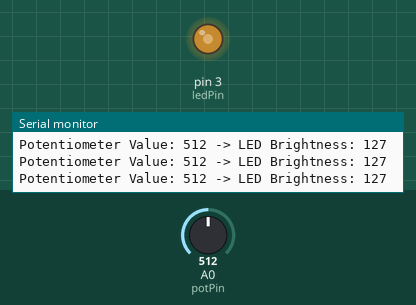
This sketch was run on a simulated Arduino Uno, built with avr-gcc and run on an emulated ATmega328P. Shown: output pins drawn as LEDs (lit = HIGH), the last lines printed to the serial monitor. The test bench sets the inputs (shaded band); at power-on: A0 (potPin) = 512.

Above: at 1.2 s.
1.3 s: A0 (potPin) set to 420
At 2.0 s:
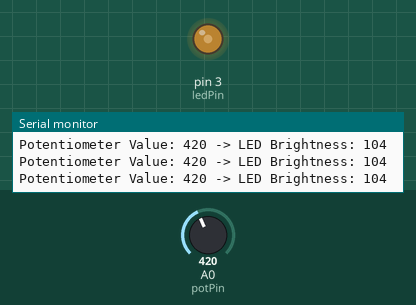
4.3 s: A0 (potPin) set to 393
At 4.8 s:
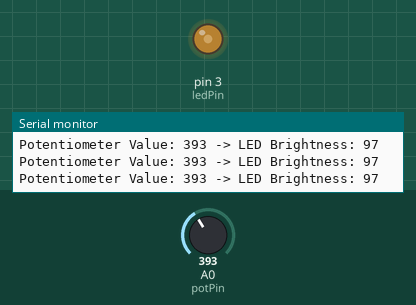
7.3 s: A0 (potPin) set to 716
At 7.8 s:
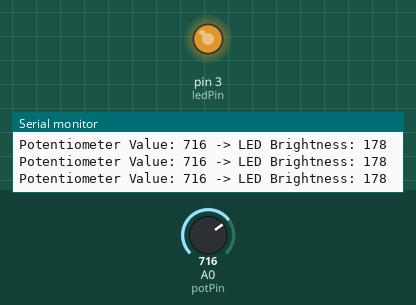
8.8 s: A0 (potPin) set to 992
At 10.0 s:
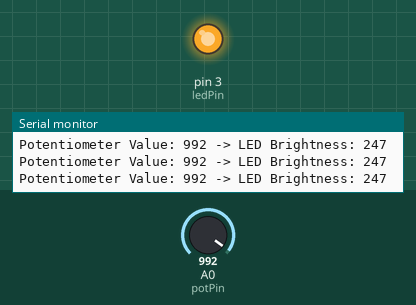
10.3 s: A0 (potPin) set to 1016
At 11.6 s:
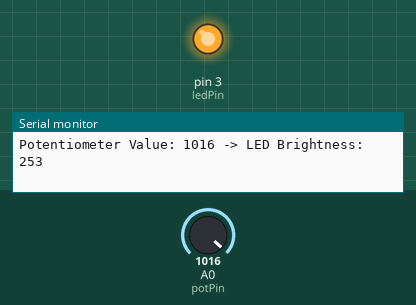
13.3 s: A0 (potPin) set to 511
At 14.4 s:
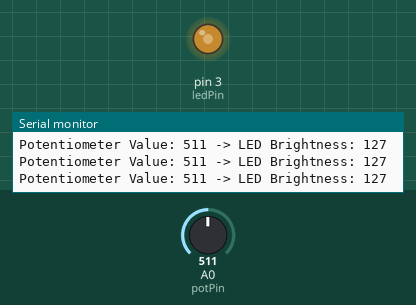
Timing chart, 0 to 15.8 s (numbered marks = the images above; inputs shaded):
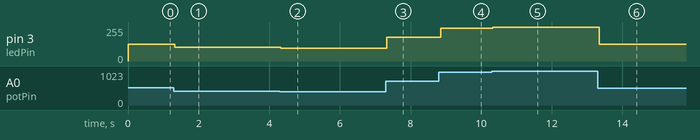

The sketch:

potetionmeter.ino
```cpp
int potPin = A0;  // Analog pin connected to the potentiometer
int ledPin = 3;   // PWM pin connected to the LED
int potValue = 0; // Variable to store the potentiometer value
int ledBrightness = 0; // Variable for mapped LED brightness

void setup() {
  pinMode(ledPin, OUTPUT); // Set the LED pin as output
  Serial.begin(9600);      // Initialize serial communication for debugging
}

void loop() {
  potValue = analogRead(potPin); // Read potentiometer value (0-1023)
  ledBrightness = map(potValue, 0, 1023, 0, 255); // Map to LED brightness (0-255)

  analogWrite(ledPin, ledBrightness); // Set LED brightness
  Serial.print("Potentiometer Value: ");
  Serial.print(potValue);  // Print raw potentiometer value
  Serial.print(" -> LED Brightness: ");
  Serial.println(ledBrightness); // Print mapped brightness value

  delay(10); // Small delay for stability
}
```

Measured:
- after the input at 1.3 s, pin 3 (ledPin): 127/255 → 104/255 at once
- after the input at 4.3 s, pin 3 (ledPin): 104/255 → 97/255 at once
- after the input at 7.3 s, pin 3 (ledPin): 97/255 → 178/255 at once
- after the input at 8.8 s, pin 3 (ledPin): 178/255 → 247/255 after 0.05 s
- after the input at 10.3 s, pin 3 (ledPin): 247/255 → 253/255 at once
- after the input at 13.3 s, pin 3 (ledPin): 253/255 → 127/255 at once
